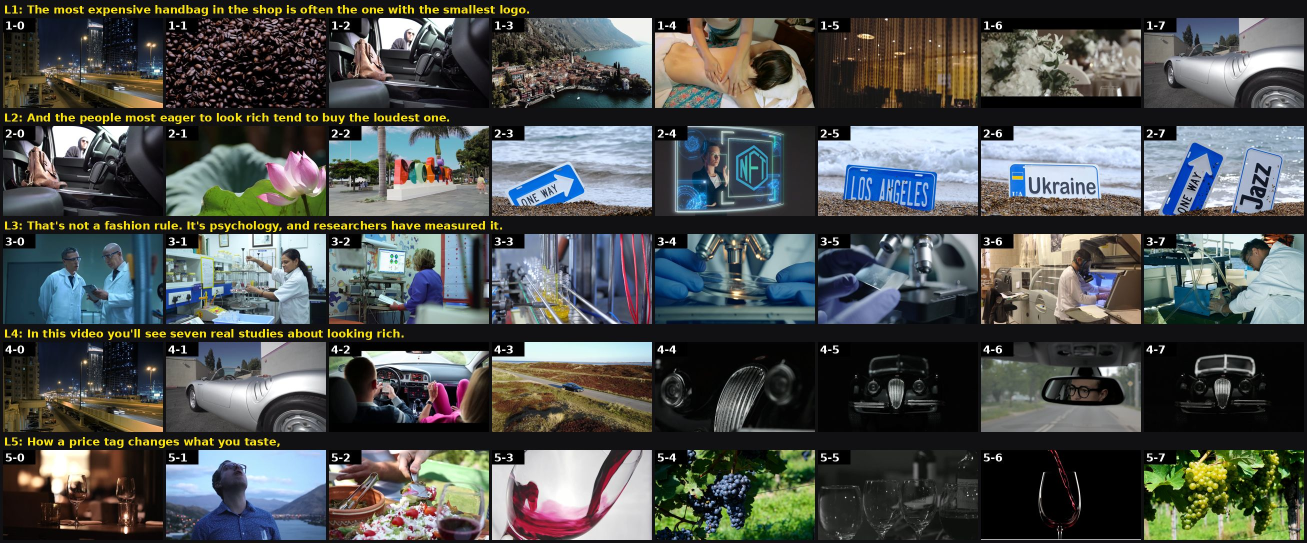
#> input picture L0_sheet_1.jpg, 2614 x 1086 px (shown at 1/2 size)
$ python -i search.py   (imports and definitions only)
#> lines starting #> are read from the running program, lines starting #| are printed output that depends on the picture
#> further down, picture is the input picture: PIL image 2614x1086 RGB; mean R, G, B 78.5, 81.8, 80.1
"""Search Pixabay for candidate clips for every script line and build contact sheets.

Usage: python scripts/search.py jobs/<batch>/search.json <outdir>

search.json:
{"videos": [{"id": "v01", "aspect": "9:16" (default) or "16:9", "lines": [{"n": 1, "text": "...", "queries": ["shy", "awkward man"]}, ...]}]}

Writes <outdir>/<video>_candidates.json and <outdir>/<video>_sheet_<k>.jpg
(each sheet shows up to 5 lines x 8 candidates, labelled L<line>-<candidate>,
thumbnails cropped to 9:16 the way MoneyPrinterTurbo will crop them).
"""
import io
import json
import os
import sys
import time
import urllib.parse
import urllib.request

from PIL import Image, ImageDraw, ImageFont

KEY = os.environ.get("PIXABAY_API_KEY", "")
BAD = ("ai generated", "ai-generated", "cartoon", "animation", "animated", "3d", "render",
       "green screen", "greenscreen", "chroma", "illustration", "vector", "loop video")
PER_LINE = 8
TW, TH = 180, 320  # 9:16 thumbnail cell


# [26 lines left out: functions get, search, search_photos, not called in this run]


def ok(hit):
    text = (hit.get("tags", "") + " " + hit.get("pageURL", "")).lower()
    return hit.get("duration", 0) >= 3 and not any(b in text for b in BAD)


# [13 lines left out: functions pick_url, thumb, not called in this run]


def crop916(img, landscape=False):
#> called with landscape = False
    w, h = img.size
#> w = 2614; h = 1086
    if landscape:  # 16:9 cell for long videos
        th = int(w * 9 / 16)
        if th < h:
            y = (h - th) // 2
            img = img.crop((0, y, w, y + th))
        return img.resize((TH, TW))
    tw = int(h * 9 / 16)
#> tw = 610
    if tw < w:
        x = (w - tw) // 2
#> x = 1002
        img = img.crop((x, 0, x + tw, h))
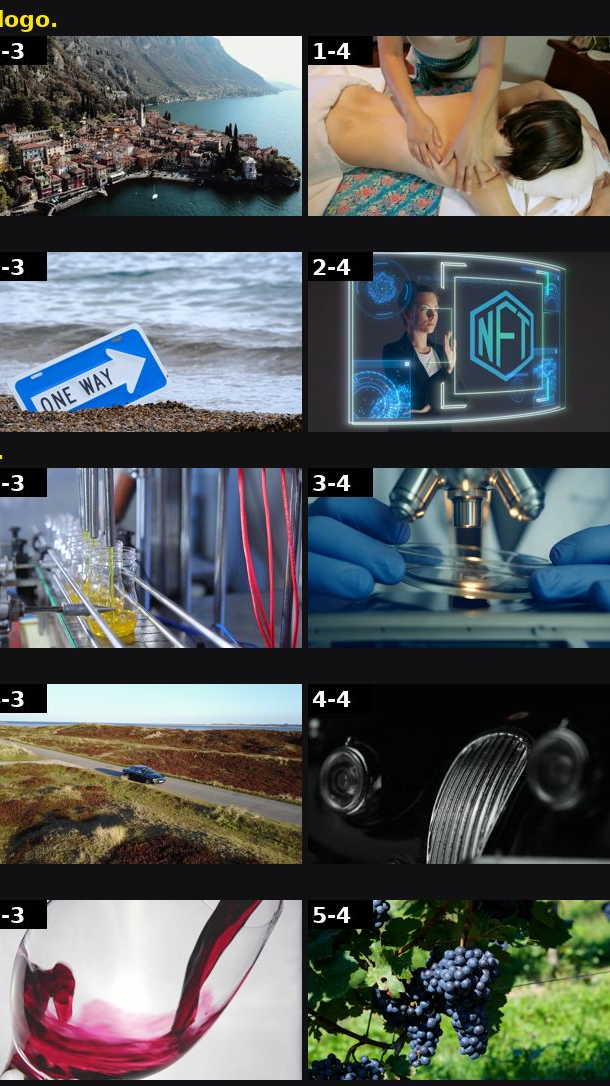
#> img: PIL image 610x1086 RGB; mean R, G, B 84.8, 88.8, 88.6
    return img.resize((TW, TH))
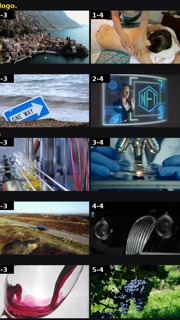
#> returned value: PIL image 180x320 RGB; mean R, G, B 84.8, 88.8, 88.7


# [69 lines left out: function main, not called in this run]


# [4 lines not run here, left out]

>>> from PIL import Image
>>> picture = Image.open('../L0_sheet_1.jpg')
>>> result = crop916(picture)

$ run again, on L2_sheet_2.jpg
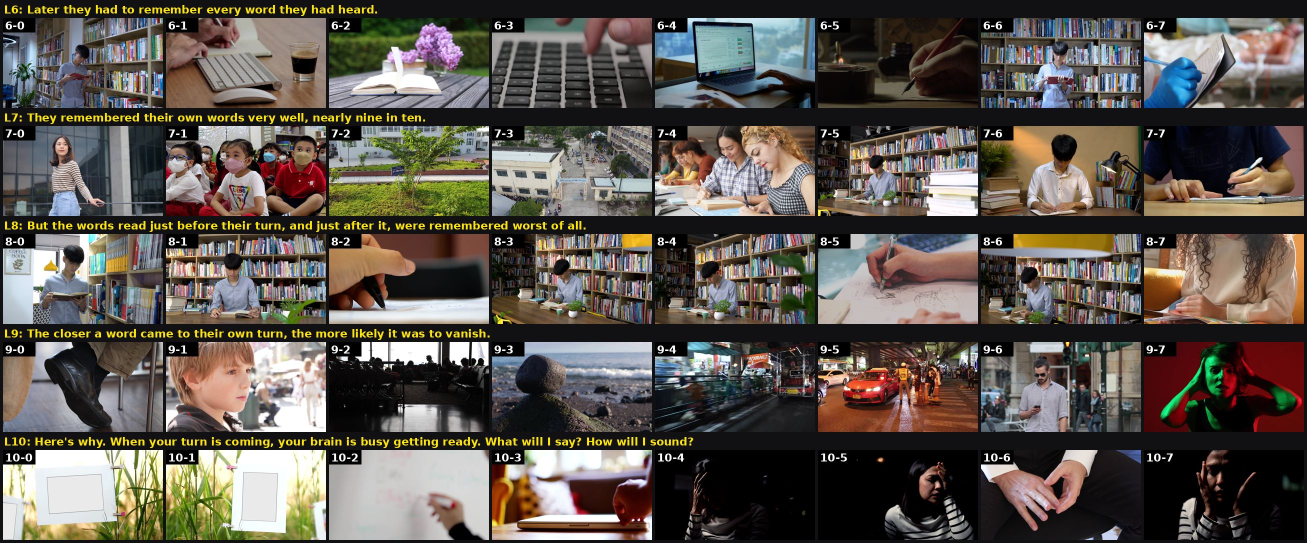
#> input picture L2_sheet_2.jpg, 2614 x 1086 px (shown at 1/2 size)
#> picture is the input picture: PIL image 2614x1086 RGB; mean R, G, B 92.6, 85.8, 78.5
#> in crop916, `img = img.crop((x, 0, x + tw, h))`:
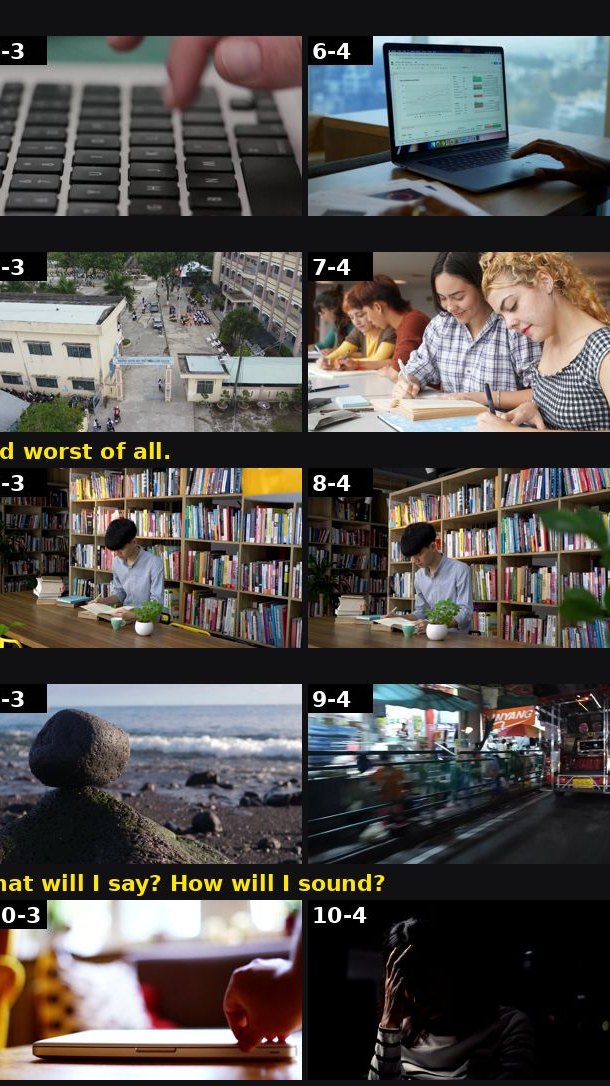
#> img: PIL image 610x1086 RGB; mean R, G, B 83.1, 80, 77.2
#> in crop916, `return img.resize((TW, TH))`:
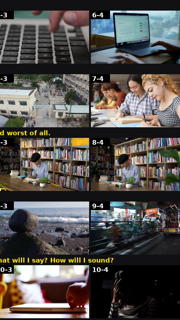
#> returned value: PIL image 180x320 RGB; mean R, G, B 83.2, 80, 77.2

$ run again, on L2_sheet_3.jpg
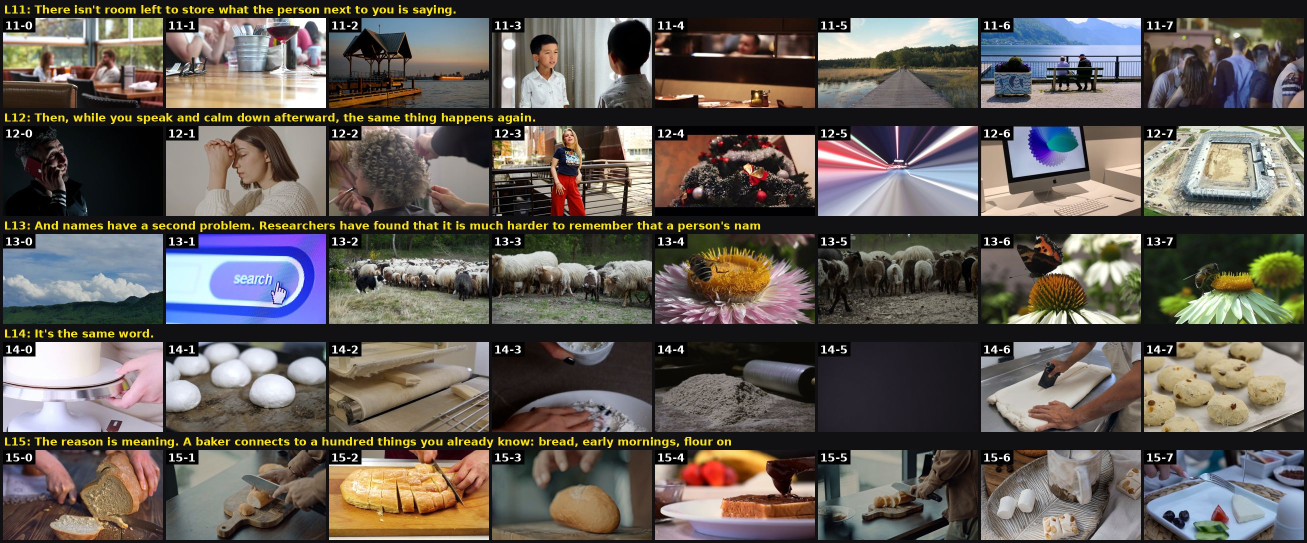
#> input picture L2_sheet_3.jpg, 2614 x 1086 px (shown at 1/2 size)
#> picture is the input picture: PIL image 2614x1086 RGB; mean R, G, B 97.8, 91.4, 85.7
#> in crop916, `img = img.crop((x, 0, x + tw, h))`:
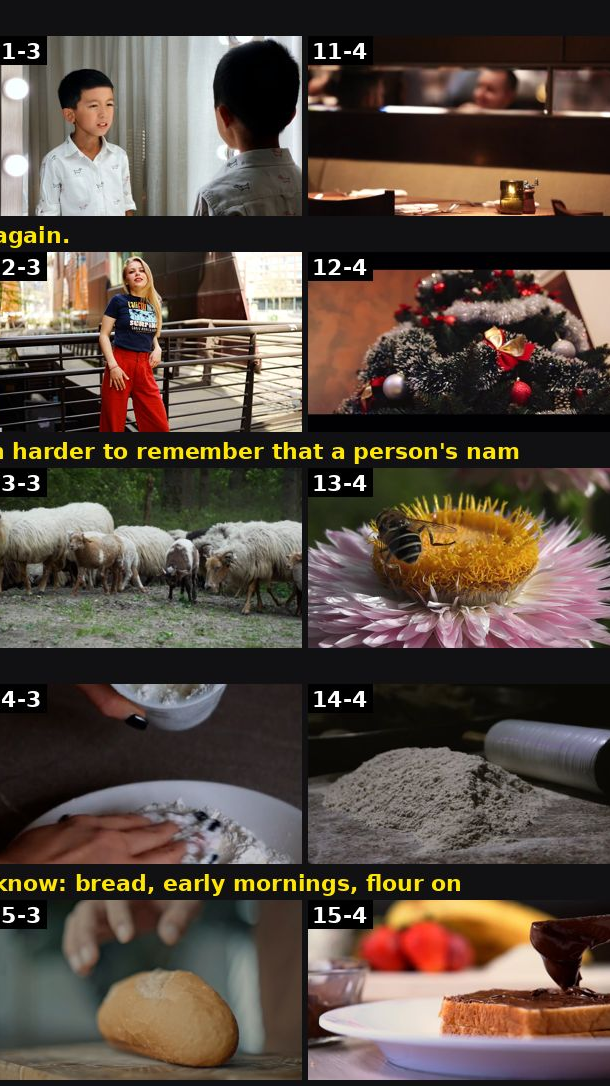
#> img: PIL image 610x1086 RGB; mean R, G, B 88.6, 75.5, 66
#> in crop916, `return img.resize((TW, TH))`:
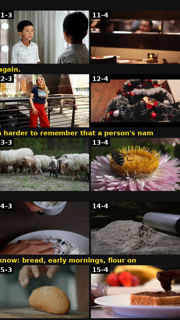
#> returned value: PIL image 180x320 RGB; mean R, G, B 88.7, 75.5, 66

$ run again, on L2_sheet_4.jpg
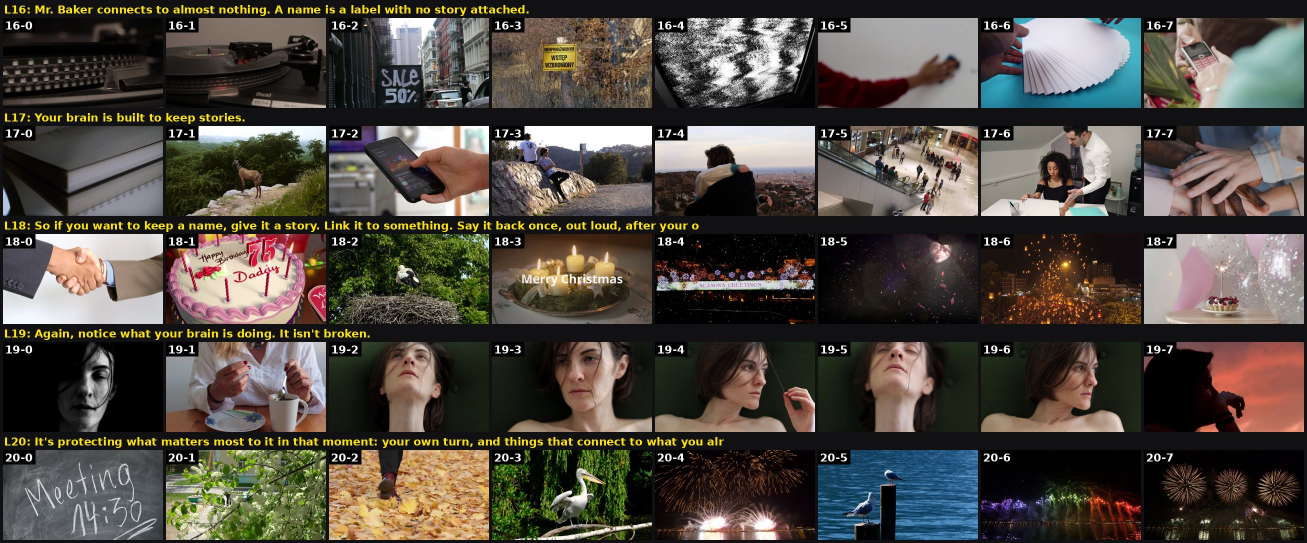
#> input picture L2_sheet_4.jpg, 2614 x 1086 px (shown at 1/2 size)
#> picture is the input picture: PIL image 2614x1086 RGB; mean R, G, B 80, 74.1, 66.3
#> in crop916, `img = img.crop((x, 0, x + tw, h))`:
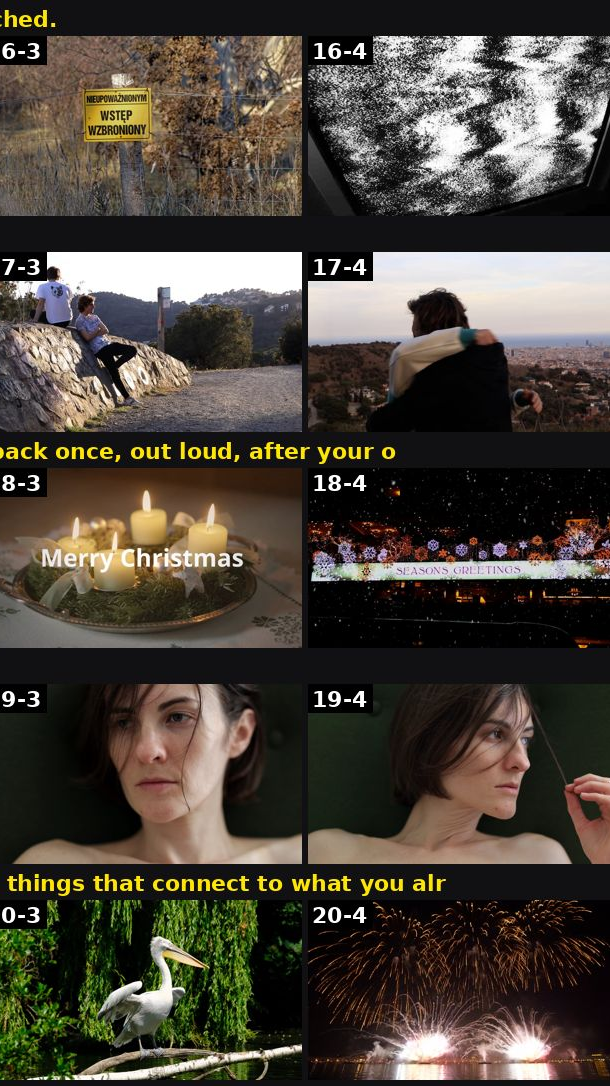
#> img: PIL image 610x1086 RGB; mean R, G, B 75.1, 68.2, 59.1
#> in crop916, `return img.resize((TW, TH))`:
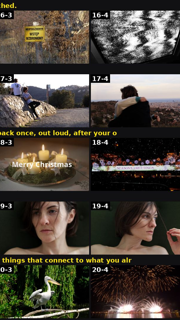
#> returned value: PIL image 180x320 RGB; mean R, G, B 75.1, 68.2, 59.1
